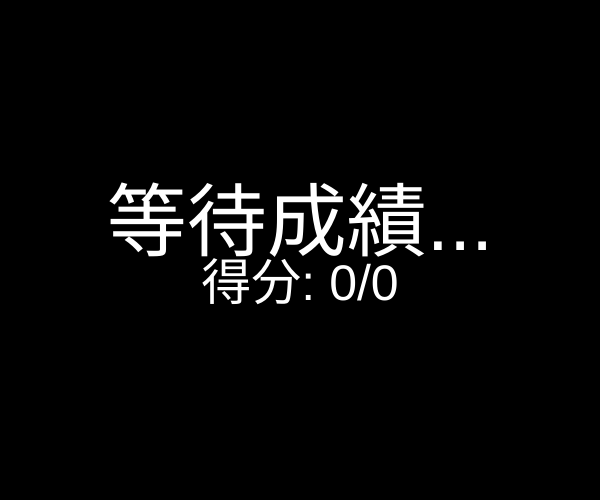
Frame 1 (no input)
Frame 2 (the mouse pressed at the canvas centre, redrawn once): identical to frame 1, image omitted

The p5.js sketch that drew this single still picture (run headless with seeded random() and noise() and a simulated clock; the mouse was pressed at the canvas centre and the sketch redrawn once):

// p5.js sketch
// ── sketch.js
// =================================================================
// 步驟一：模擬成績數據接收
// -----------------------------------------------------------------


// 確保這是全域變數
let finalScore = 0; 
let maxScore = 0;
let scoreText = ""; // 用於 p5.js 繪圖的文字

// 針對煙火效果新增的變數
let fireworks = []; // 儲存所有的煙火物件


window.addEventListener('message', function (event) {
    // 執行來源驗證...
    // ...
    const data = event.data;
    
    if (data && data.type === 'H5P_SCORE_RESULT') {
        
        // !!! 關鍵步驟：更新全域變數 !!!
        finalScore = data.score; // 更新全域變數
        maxScore = data.maxScore;
        scoreText = `最終成績分數: ${finalScore}/${maxScore}`;
        
        console.log("新的分數已接收:", scoreText); 
        
        // --- 新增：滿分時立即觸發煙火，並啟用動畫 ---
        if (finalScore > 0 && finalScore === maxScore) {
            // 滿分：觸發第一個煙火，並啟用動畫
            if (fireworks.length === 0) { // 避免重複加入
                fireworks.push(new Firework(true));
            }
            if (typeof loop === 'function') {
                loop(); // 啟用連續繪製
            }
        }
        // ----------------------------------
        
        // ----------------------------------------
        // 關鍵步驟 2: 呼叫重新繪製 (見方案二)
        // ----------------------------------------
        if (typeof redraw === 'function') {
            redraw(); 
        }
    }
}, false);


// =================================================================
// 步驟三：煙火粒子類別 (Particle Class)
// -----------------------------------------------------------------

class Particle {
    constructor(x, y, hue, firework) {
        this.pos = createVector(x, y);
        this.firework = firework; // 是否為向上發射的火箭
        this.lifespan = 255;
        this.hue = hue;
        
        if (this.firework) {
            // 火箭向上發射
            this.vel = createVector(0, random(-12, -8));
            this.acc = createVector(0, 0);
        } else {
            // 爆炸粒子
            this.vel = p5.Vector.random2D();
            this.vel.mult(random(0.5, 7)); // 爆炸初速度
            this.acc = createVector(0, 0); // 爆炸後粒子受重力影響
        }
        
    }

    applyForce(force) {
        this.acc.add(force);
    }
    
    update() {
        if (!this.firework) {
            this.applyForce(createVector(0, 0.2)); // 重力
            this.vel.mult(0.95); // 空氣阻力
            this.lifespan -= 4; // 衰減
        }
        
        this.vel.add(this.acc);
        this.pos.add(this.vel);
        this.acc.mult(0); // 重置加速度
    }
    
    done() {
        return this.lifespan < 0;
    }
    
    show() {
        // HSB 模式已在 setup() 中設定
        if (!this.firework) {
            // 爆炸粒子
            strokeWeight(2);
            stroke(this.hue, 255, 255, this.lifespan);
        } else {
            // 火箭
            strokeWeight(4);
            stroke(this.hue, 255, 255);
        }
        point(this.pos.x, this.pos.y);
    }
}


// =================================================================
// 步驟四：煙火主類別 (Firework Class)
// -----------------------------------------------------------------

class Firework {
    constructor(isFullScore) {
        this.hue = random(255);
        // 火箭從畫布底部隨機水平位置發射
        this.firework = new Particle(random(width / 4, width * 3 / 4), height, this.hue, true); 
        this.exploded = false;
        this.particles = [];
        this.isFullScore = isFullScore; // 是否為滿分觸發的煙火
    }
    
    update() {
        if (!this.exploded) {
            this.firework.update();
            // 爆炸條件：火箭速度變為正（開始下落）
            if (this.firework.vel.y >= 0) {
                this.exploded = true;
                this.explode();
            }
        }
        
        // 更新和移除已消失的粒子
        for (let i = this.particles.length - 1; i >= 0; i--) {
            this.particles[i].update();
            if (this.particles[i].done()) {
                this.particles.splice(i, 1);
            }
        }
    }
    
    explode() {
        // 產生多個爆炸粒子
        let numParticles = this.isFullScore ? 100 : 50; // 滿分時粒子更多
        for (let i = 0; i < numParticles; i++) {
            let p = new Particle(this.firework.pos.x, this.firework.pos.y, this.hue, false);
            this.particles.push(p);
        }
    }
    
    show() {
        if (!this.exploded) {
            this.firework.show();
        }
        
        for (let i = 0; i < this.particles.length; i++) {
            this.particles[i].show();
        }
    }
    
    done() {
        // 當火箭爆炸且所有粒子都消失時，煙火結束
        return this.exploded && this.particles.length === 0;
    }
}


// =================================================================
// 步驟二：使用 p5.js 繪製分數 (在網頁 Canvas 上顯示)
// -----------------------------------------------------------------

function setup() { 
    createCanvas(windowWidth / 2, windowHeight / 2); 
    colorMode(HSB); // 設定顏色模式為 HSB，方便煙火顏色控制
    background(0); 
    noLoop(); // 預設停止迴圈，只在有新分數或煙火時才繪製
} 

// score_display.js 中的 draw() 函數片段

function draw() { 
    // 更改 background() 為帶透明度的黑色，創造煙火殘影效果
    background(0, 0, 0, 25); 

    // 計算百分比
    let percentage = (maxScore > 0) ? (finalScore / maxScore) * 100 : 0;
    
    // -----------------------------------------------------------------
    // A. 根據分數區間改變文本顏色和內容 (畫面反映一)
    // -----------------------------------------------------------------
    textSize(80); 
    textAlign(CENTER);
    
    if (percentage >= 90) {
        // 滿分或高分：顯示鼓勵文本，使用鮮豔顏色
        fill(120, 255, 200); // 綠色 (HSB)
        text("恭喜！優異成績！", width / 2, height / 2 - 50);
        
    } else if (percentage >= 60) {
        // 中等分數：顯示一般文本，使用黃色 (HSB)
        fill(45, 255, 255); 
        text("成績良好，請再接再厲。", width / 2, height / 2 - 50);
        
    } else if (percentage > 0) {
        // 低分：顯示警示文本，使用紅色 (HSB)
        fill(0, 200, 255); 
        text("需要加強努力！", width / 2, height / 2 - 50);
        
    } else {
        // 尚未收到分數或分數為 0
        fill(0, 0, 150); // 灰色 (HSB)
        text("等待成績...", width / 2, height / 2); // 更改為等待文本
    }

    // 顯示具體分數
    textSize(50);
    fill(0, 0, 255); // 白色，在黑色背景上顯示
    text(`得分: ${finalScore}/${maxScore}`, width / 2, height / 2 + 50);
    
    
    // -----------------------------------------------------------------
    // B. 根據分數觸發不同的幾何圖形反映 (畫面反映二)
    // -----------------------------------------------------------------
    
    noStroke();
    if (percentage >= 90) {
        // 畫一個大圓圈代表完美 
        fill(120, 255, 200, 0.5); // 綠色帶透明度 (HSB)
        circle(width / 2, height / 2 + 150, 150);
        
    } else if (percentage >= 60) {
        // 畫一個方形 
        fill(45, 255, 255, 0.5); // 黃色帶透明度 (HSB)
        rectMode(CENTER);
        rect(width / 2, height / 2 + 150, 150, 150);
    }
    
    
    // -----------------------------------------------------------------
    // C. 煙火特效處理 (滿分時產生和顯示)
    // -----------------------------------------------------------------
    
    // 處理和顯示煙火
    for (let i = fireworks.length - 1; i >= 0; i--) {
        fireworks[i].update();
        fireworks[i].show();
        
        // 移除已完成的煙火
        if (fireworks[i].done()) {
            fireworks.splice(i, 1);
        }
    }
    
    // 滿分時，持續生成新的煙火
    if (finalScore > 0 && finalScore === maxScore) {
        if (random(1) < 0.05) { // 約 5% 的機率生成新煙火
            fireworks.push(new Firework(true));
        }
    } else if (fireworks.length === 0) {
        // 如果不是滿分，且所有煙火都已消失，則停止動畫迴圈
        noLoop();
    }
}
